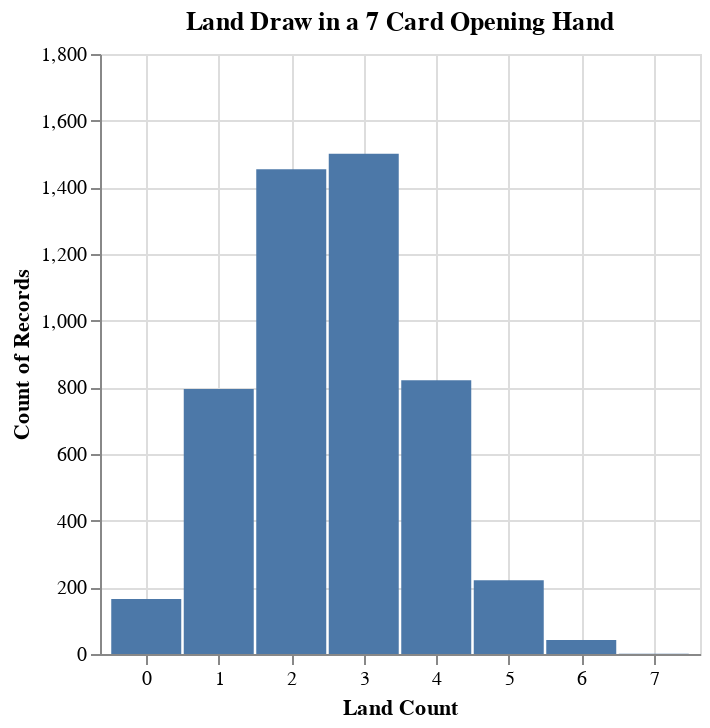

Notebook cell for this chart:
### Markdown cell above
Finally, a visualization tool of choice can be used to process this data! Personally, despite the heartache it causes, I am called to Altair.

### Code cell
alt.renderers.enable("html")

alt.Chart(sims_df, title = 'Land Draw in a 7 Card Opening Hand').mark_bar(size = 35).encode(
    alt.X("land:Q").scale(domain=(-0.5, 7.5)).title('Land Count'),
    alt.Y('count()').scale(domain=(0, 1800)),
)

### Figure 1 — Vega-Lite specification as saved in the notebook (floating-point values rounded to 4 significant figures; data arrays with more than 128 entries replaced by an {"elided": "..."} marker saying what was removed)
{"config": {"view": {"continuousWidth": 300, "continuousHeight": 300}}, "data": {"name": "data-f4cfea4c1cf003c3da3dc154777c6e76"}, "mark": {"type": "bar", "size": 35}, "encoding": {"x": {"field": "land", "scale": {"domain": [-0.5, 7.5]}, "title": "Land Count", "type": "quantitative"}, "y": {"aggregate": "count", "scale": {"domain": [0, 1800]}, "type": "quantitative"}}, "title": "Land Draw in a 7 Card Opening Hand", "$schema": "https://vega.github.io/schema/vega-lite/v5.8.0.json", "datasets": {"data-f4cfea4c1cf003c3da3dc154777c6e76": {"elided": "5000 records"}}}
